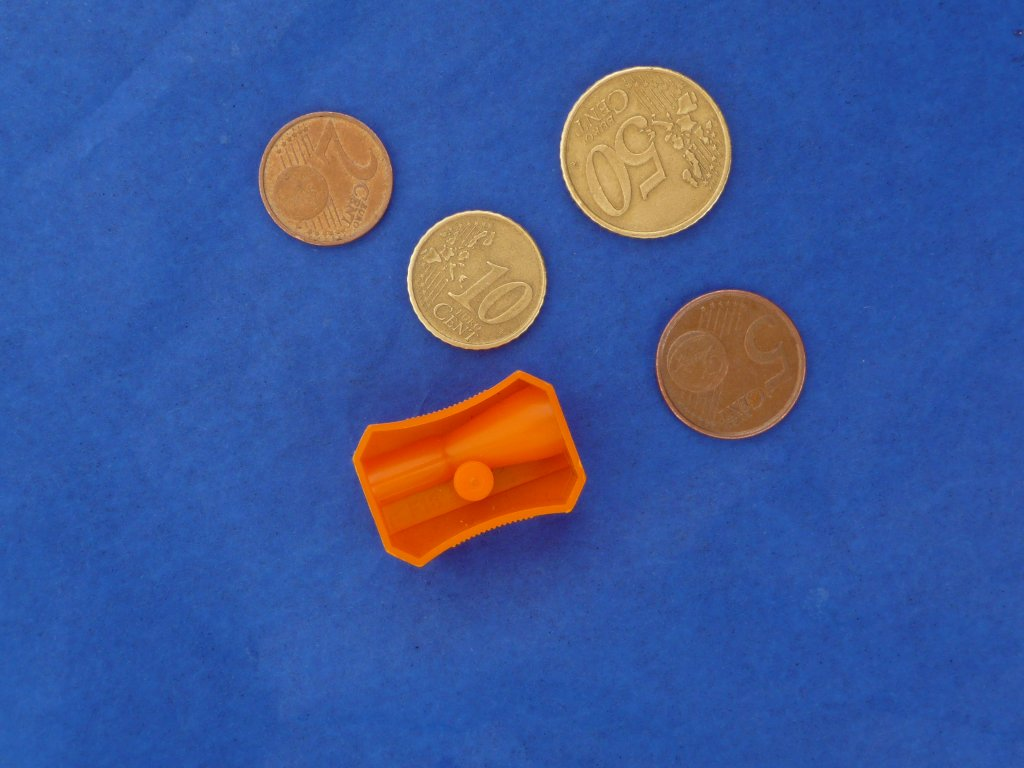
#> input picture PIV/TP1_old/P4.jpg, 1024 x 768 px
$ python tp1.py   (Python 2 division)   (older library calls are emulated)
#> lines starting #> are read from the running program, lines starting #| are printed output that depends on the picture; after the words box and inside, x2 and y2 are one past the last pixel; in counts of white or black regions, pixels touching at a corner belong together
import cv2
import numpy as np
import matplotlib.pyplot as plt
import math

global valor
valor = 0

moedas = {'0.01':0.01, '0.02':0.02, '0.05':0.05,
        '0.10':0.10, '0.20':0.20, '0.50':0.50, '1.00':1.00}

def improveImage(image):
    return cv2.bilateralFilter(image,22,30,30)

def imageBinary(image):
    return cv2.threshold(image,0,255,cv2.THRESH_OTSU)

def smoothImage(image):
    #TRATAMENTO DA IMAGEM
    #structuring element - uma imagem binaria
    matriz = cv2.getStructuringElement(cv2.MORPH_ELLIPSE,(5,5))
    #dilate melhor que o erode, imagens das moedas ficam mais redondas
    erode = cv2.erode(image,matriz,iterations=3)
    return erode

def centroides(image,img):
    #apanhar os contornos de uma imagem binaria
    cenas,contornos,hierarquia = cv2.findContours(image,cv2.RETR_TREE,cv2.CHAIN_APPROX_SIMPLE)

    array =[]
    for x in range(len(hierarquia[0])):
        if((hierarquia[0][x][2]!=-1) or((hierarquia[0][x][3]!=-1))):
            array.append(x)
    array.sort(reverse=True)
    for i in array:
        contornos.pop(i)

    centroide = []
    cx = []
    cy = []
    counter = 0
    for conta in contornos:
            momentos = cv2.moments(conta)
            #m00 equivale a area = cv2.contourArea(conta)
            if momentos['m00']!=0:
                cx.append(int(momentos['m10']/momentos['m00']))
                cy.append(int(momentos['m01']/momentos['m00']))
            centroide.append(conta)

    test = cv2.drawContours(img,centroide,-1,(255,255,0),thickness=2)
    cv2.imshow("contornos",test)
    return centroide,cx,cy


def distToCenter(centroide,cx,cy):
    corrected = []
    #maxima diferenca do raio calculado inicialmente e os pontos
    #provenientes dos contornos
    mx = 10
    counter =0
    #distance to center
    for x,y in zip(cx,cy):
        distref = np.sqrt(cv2.contourArea(centroide[counter])/np.pi)
        distref = distref+mx
        distref2 = distref-(2*mx)
        current = centroide[counter]
        filtered = filter(lambda f: True if (np.sqrt((f[0][0]-x)**2 + (f[0][1]-x)**2)>distref
        or np.sqrt((f[0][0]-x)**2 + (f[0][1]-x)**2)<distref2) else False, current)
        corrected.append(np.asarray(filtered))
        counter+=1

    #filtrar arrays que estejam a 0
    corrected = filter(lambda a: len(a)!=0 ,corrected)
    corrected = np.asarray(corrected)

    return corrected

# [38 lines left out: function classifica, not called in this run]


def teste():

    # imagem ='P1.jpg' #WORKS
    # imagem ='P2.jpg' #WORKS
    # imagem ='P3.jpg' #WORKS less one coin
    imagem ='P4.jpg' #WORKS
    # [7 lines of commented-out code are left out]
    img = cv2.imread(imagem,cv2.IMREAD_COLOR)
#> img is the input picture: shape (768, 1024, 3); mean B, G, R 151.7, 88.7, 63.5
    ib,ig,ir = cv2.split(img)
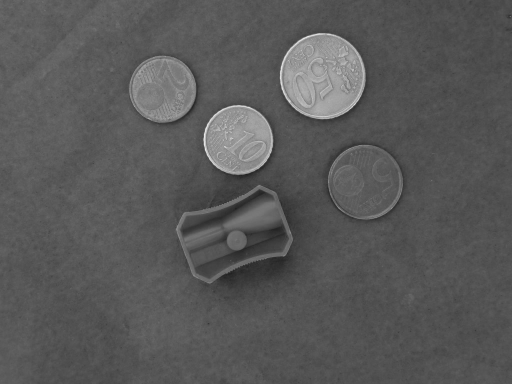
#> ig: shape (768, 1024) (shown at 1/2 size); min 28, max 249, mean 88.7
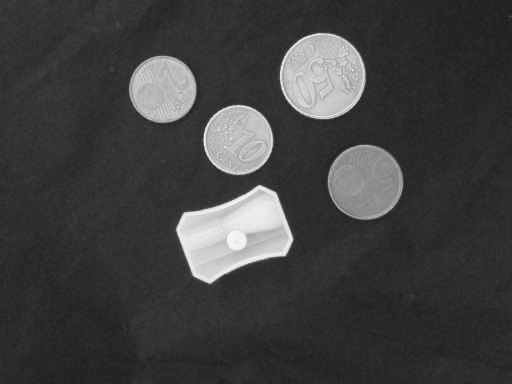
#> ir: shape (768, 1024) (shown at 1/2 size); min 12, max 255, mean 63.5

    # [8 lines of commented-out code are left out]
    melhorada = improveImage(ir)
    # cv2.imshow('Imagem Melhorada',melhorada)
    #THRESH_TRIANGLE fica mais nitida - BINARIZACAO
    rt,thresh = imageBinary(melhorada)
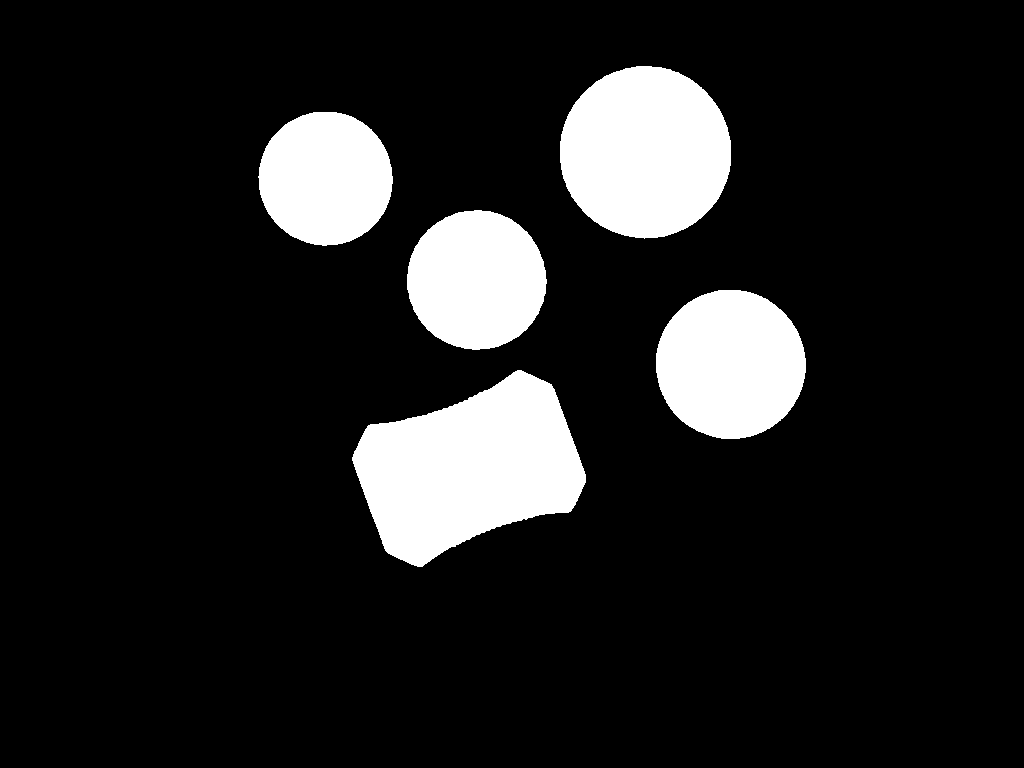
#> thresh: shape (768, 1024); 12.6% white; 5 white regions, box (x1, y1, x2, y2) and area: (352, 370, 586, 567) 28894, (560, 66, 731, 239) 23208, (656, 290, 806, 439) 17569, (407, 210, 547, 350) 15270, (258, 112, 393, 246) 14135
#> rt = 116
    cv2.imshow('Imagem Binarizada',thresh)
    #erosao
    erode = smoothImage(thresh)
#> in smoothImage, `erode = cv2.erode(image,matriz,iterations=3)`:
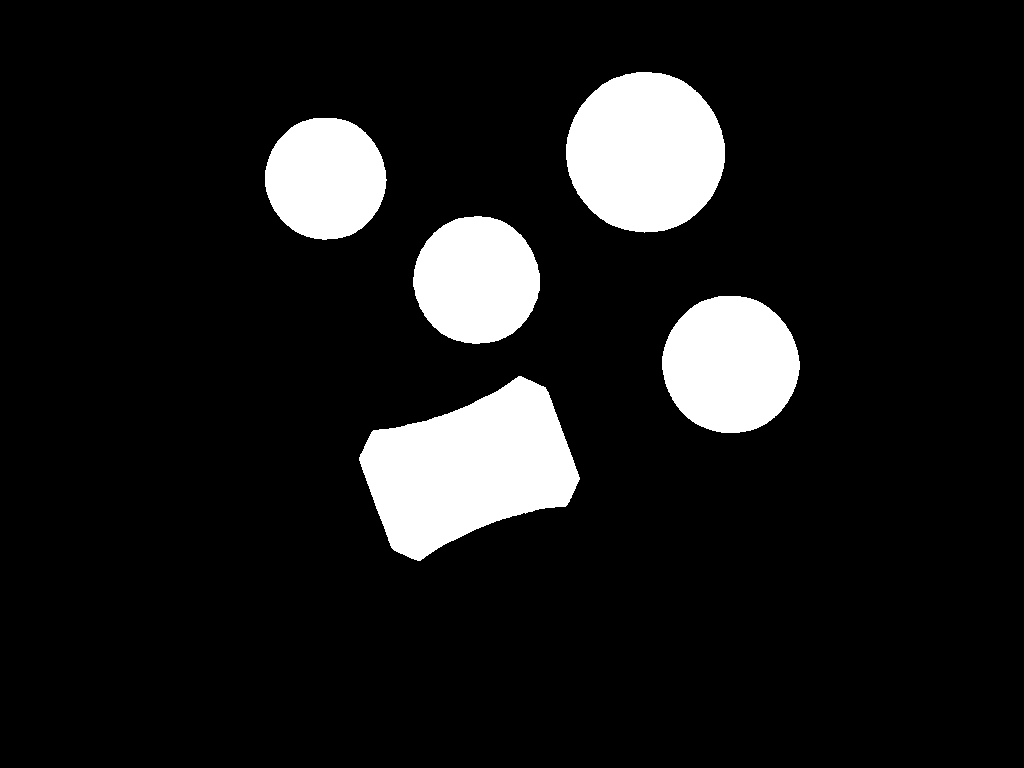
#> erode: shape (768, 1024); 10.7% white; 5 white regions
    # cv2.imshow('Imagem Erodida',erode)
    #centroides
    centroide,cx,cy = centroides(erode,img)
#> in centroides, `cenas,contornos,hierarquia = cv2.findContours(image,cv2.RETR_TREE,cv2...`: contornos = 5 contours; box (x1, y1, x2, y2) and area: (359, 376, 580, 561) 24591, (566, 72, 725, 233) 19754, (662, 296, 800, 433) 14576, (413, 216, 540, 344) 12486, (265, 118, 387, 240) 11465
#> the loop in centroides, `for x in range(len(hierarquia[0])):` made 5 passes
#> after the loop in centroides, `for x in range(len(hierarquia[0])):`: array = []
#> the loop in centroides, `for conta in contornos:` made 5 passes
#> after the loop in centroides, `for conta in contornos:`: centroide has the same summary as contornos; cx = [468, 730, 476, 325, 645]; cy = [468, 363, 279, 178, 151]
#> centroide has the same summary as contornos in centroides; cx = [468, 730, 476, 325, 645]; cy = [468, 363, 279, 178, 151]
    #filtrar pontos que nao estao de acordo com o raio esperado
    array_final = distToCenter(centroide,cx,cy)
#> the loop in distToCenter, `for x,y in zip(cx,cy):` made 5 passes
#> (x, y, distref, distref2) on passes 1 to 5: (468, 468, 98.47, 78.47), (730, 363, 78.12, 58.12), (476, 279, 73.04, 53.04), (325, 178, 70.41, 50.41), (645, 151, 89.3, 69.3)
#> after the loop in distToCenter, `for x,y in zip(cx,cy):`: corrected = 5 contours; box (x1, y1, x2, y2) and area: (359, 376, 580, 561) 24638, (566, 72, 725, 233) 19754, (662, 296, 800, 433) 14576, (413, 216, 540, 344) 12486, (265, 118, 387, 240) 11465; counter = 5

    classifica(array_final)
    cv2.waitKey(0)

    print "Valor final: " + str(valor)

if __name__ == "__main__":
#> (the run stopped early here; a loop or call above may not have finished)

$ run again, with PIV/TP1_old/P1.jpg copied over PIV/TP1_old/P4.jpg
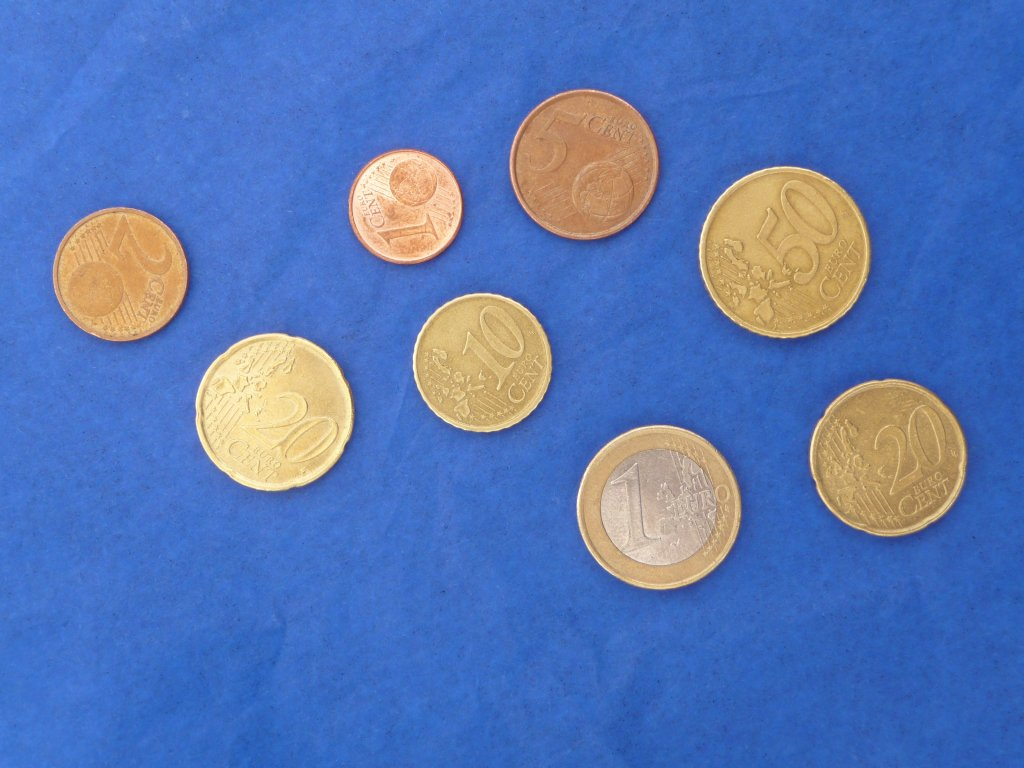
#> input picture PIV/TP1_old/P1.jpg, 1024 x 768 px
#> in teste, img is the input picture: shape (768, 1024, 3); mean B, G, R 181, 118.8, 87.8
#> in teste, `rt,thresh = imageBinary(melhorada)`:
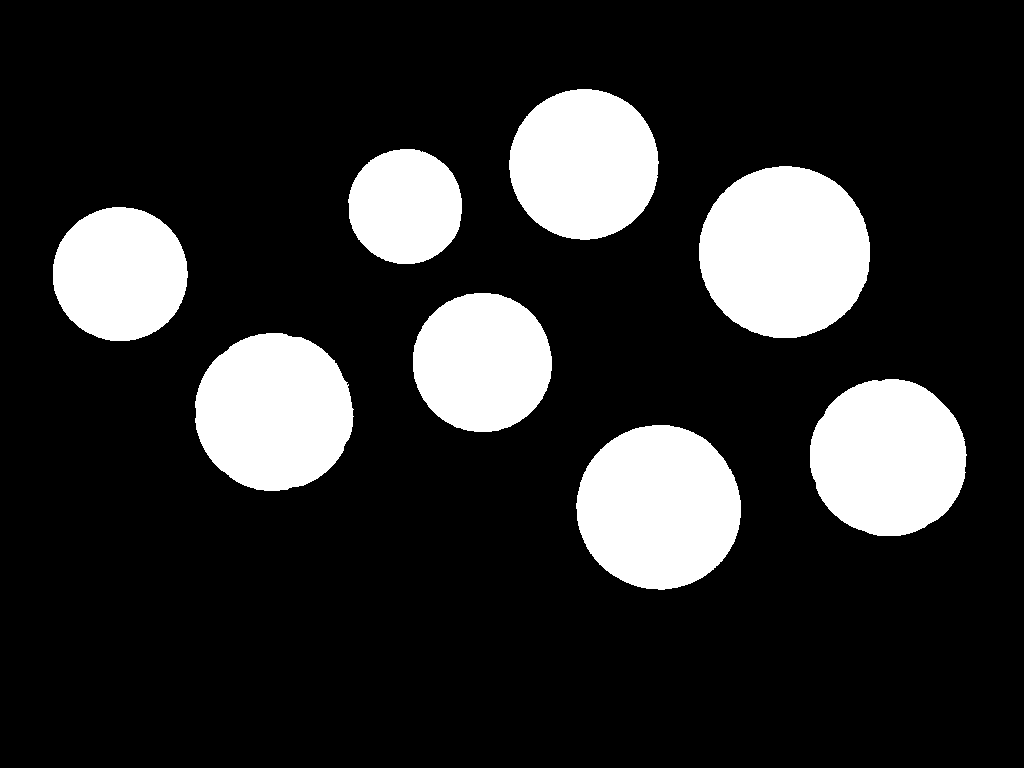
#> thresh: shape (768, 1024); 17.9% white; 8 white regions, largest, box (x1, y1, x2, y2) and area: (699, 166, 870, 338) 23182, (576, 425, 741, 590) 21225, (195, 333, 354, 491) 19595
#> rt = 134
#> erode: shape (768, 1024); 15.1% white; 8 white regions
#> contornos = 8 contours; box (x1, y1, x2, y2) and area: (705, 172, 864, 332) 19727, (583, 431, 735, 584) 17919, (201, 339, 347, 485) 16411, (816, 385, 960, 530) 16198, (515, 95, 652, 234) 14690, (419, 299, 546, 426) 12470, (59, 213, 182, 335) 11557, (355, 155, 456, 258) 8088
#> the loop in centroides, `for x in range(len(hierarquia[0])):` made 8 passes
#> after the loop in centroides, `for x in range(len(hierarquia[0])):`: array = []
#> the loop in centroides, `for conta in contornos:` made 8 passes
#> after the loop in centroides, `for conta in contornos:`: centroide has the same summary as contornos; cx = [658, 887, 273, 481, 119, 784, 405, 583]; cy = [507, 457, 411, 362, 273, 251, 206, 163]
#> in centroides, `test = cv2.drawContours(img,centroide,-1,(255,255,0),thickness=2)`:
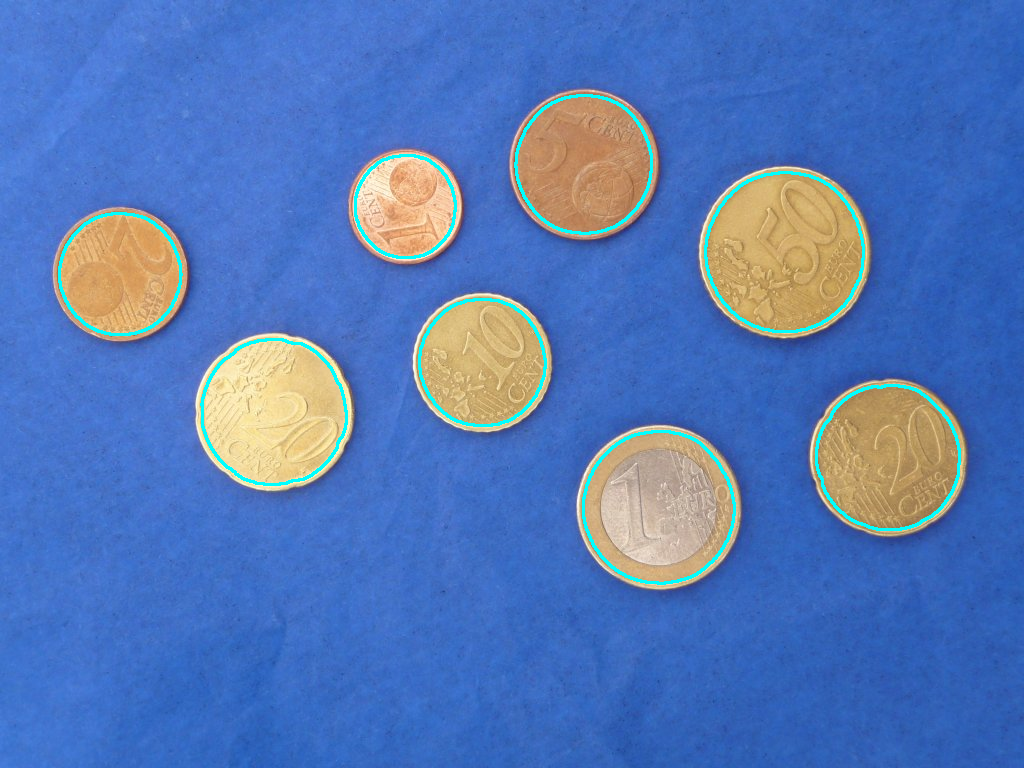
#> test: shape (768, 1024, 3); mean B, G, R 182.9, 120, 84.7
#> in teste, `centroide,cx,cy = centroides(erode,img)`: centroide has the same summary as contornos in centroides; cx = [658, 887, 273, 481, 119, 784, 405, 583]; cy = [507, 457, 411, 362, 273, 251, 206, 163]
#> the loop in distToCenter, `for x,y in zip(cx,cy):` made 8 passes
#> (x, y, distref, distref2) on passes 1 to 8: (658, 507, 85.52, 65.52), (887, 457, 81.81, 61.81), (273, 411, 82.28, 62.28), (481, 362, 73, 53), (119, 273, 70.65, 50.65), (784, 251, 89.24, 69.24), (405, 206, 60.74, 40.74), (583, 163, 78.38, 58.38)
#> after the loop in distToCenter, `for x,y in zip(cx,cy):`: corrected = 8 contours; box (x1, y1, x2, y2) and area: (705, 172, 864, 332) 19727, (583, 431, 735, 578) 17697, (816, 385, 960, 530) 16198, (201, 347, 347, 485) 15978, (515, 95, 652, 234) 14690, (419, 299, 546, 416) 11908, (59, 213, 182, 335) 11557, (355, 155, 456, 258) 8088; counter = 8
